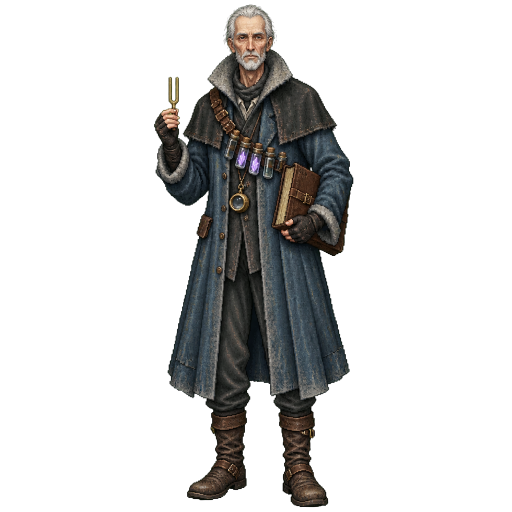
#> input picture art_src/npcs/scholar_ivo/scholar_ivo_transparent.png, 1024 x 1024 px (shown at 1/2 size)
$ python build_scholar_ivo.py scholar_ivo_transparent.png
#> lines starting #> are read from the running program, lines starting #| are printed output that depends on the picture
#!/usr/bin/env python3
"""Scholar Ivo (ch2 Crystal Deeps chronicler) — build the runtime NPC sprite from
the reviewed Codex ImageGen transparent master.

Same recipe as art_src/npcs/aldric/README.md: tight-crop the alpha body, scale it
to BODY_H px tall (LANCZOS — the roster is painterly pixel-art, not hard-pixel),
centre it on a transparent 256x256 canvas with the feet at FEET_Y, and write the
static + `_anim` pair (single-frame idle, like every other named NPC).

    python art_src/npcs/scholar_ivo/build_scholar_ivo.py            # stage into ./out
    python art_src/npcs/scholar_ivo/build_scholar_ivo.py --install  # + copy to game/assets/sprites

Splash (dialogue key-art) is NOT built here — that goes through
art_src/character_splashes/install_splashes.py off the manifest row.
"""
import shutil
import sys
from pathlib import Path

from PIL import Image

HERE = Path(__file__).resolve().parent
ROOT = HERE.parents[2]
SPRITES = ROOT / "game" / "assets" / "sprites"
MASTER = HERE / "scholar_ivo_transparent.png"
OUT = HERE / "out"

CANVAS = 256
BODY_H = 223   # visible body height on the canvas (Aldric: 223)
FEET_Y = 238   # bottom alpha row (Aldric: 238)
BASE = "scholar_ivo"


def build() -> Image.Image:
    im = Image.open(MASTER).convert("RGBA")
#> im is the input picture: PIL image 1024x1024 RGBA; mean R, G, B, A 14.8, 14.6, 14.1, 58.7
    bb = im.getbbox()
#> bb = (308, 8, 707, 1015)
    if bb is None:
        raise SystemExit("master is fully transparent")
    body = im.crop(bb)
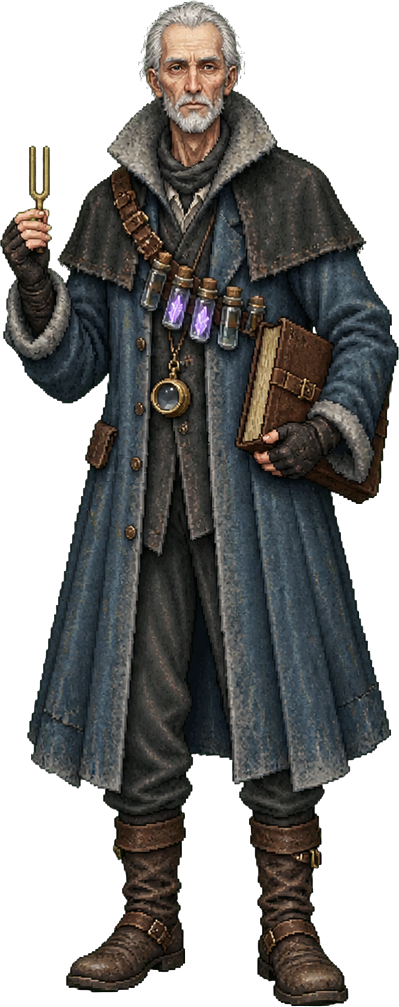
#> body: PIL image 399x1007 RGBA; mean R, G, B, A 38.5, 38.1, 36.7, 153.2; transparent parts drawn white
    s = BODY_H / body.height
#> s = 0.221
    body = body.resize((max(1, round(body.width * s)), BODY_H), Image.LANCZOS)
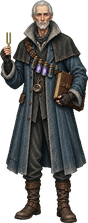
#> body: PIL image 88x223 RGBA; mean R, G, B, A 40.4, 40.1, 38.2, 153.2; transparent parts drawn white
    canvas = Image.new("RGBA", (CANVAS, CANVAS), (0, 0, 0, 0))
#> canvas: PIL image 256x256 RGBA; every value is 0
    canvas.alpha_composite(body, ((CANVAS - body.width) // 2, FEET_Y - BODY_H))
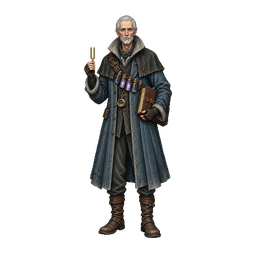
#> canvas: PIL image 256x256 RGBA; mean R, G, B, A 12.1, 12, 11.4, 45.9; transparent parts drawn white
    return canvas


def main() -> int:
    install = "--install" in sys.argv
    OUT.mkdir(exist_ok=True)
    canvas = build()
    for name in (f"{BASE}.png", f"{BASE}_anim.png"):
        canvas.save(OUT / name, optimize=True)
        print(f"  wrote {OUT / name}  bbox={canvas.getbbox()}")
#> this loop made 2 passes
#|   wrote art_src/npcs/scholar_ivo/out/scholar_ivo.png  bbox=(84, 15, 172, 238)
#|   wrote art_src/npcs/scholar_ivo/out/scholar_ivo_anim.png  bbox=(84, 15, 172, 238)
    if install:
        for name in (f"{BASE}.png", f"{BASE}_anim.png"):
            dst = SPRITES / name
            if dst.exists():
                bak = HERE / "backup" / name
                bak.parent.mkdir(exist_ok=True)
                shutil.copy2(dst, bak)
                print(f"  backed up {dst} -> {bak}")
            shutil.copy2(OUT / name, dst)
            print(f"  installed {dst}")
    return 0


if __name__ == "__main__":
    raise SystemExit(main())
#> (the program exits here)
